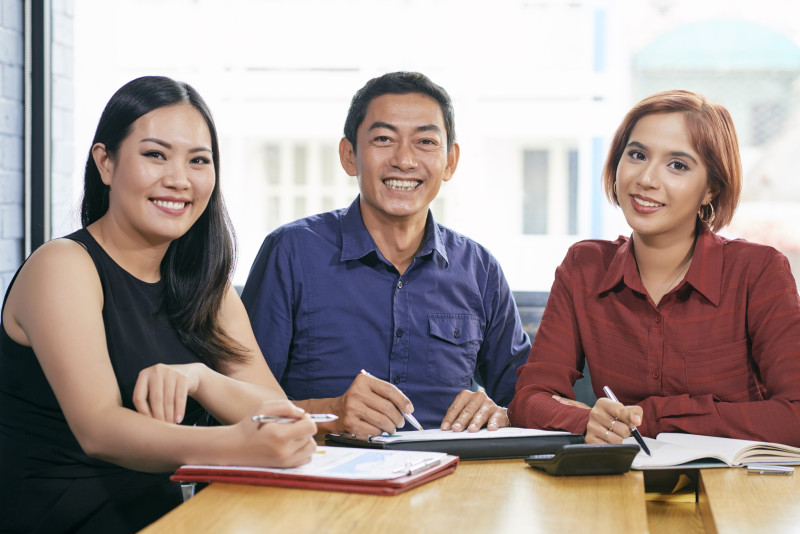
#> input picture images/person3.jpg, 800 x 534 px
$ python saveFace1.py
#> lines starting #> are read from the running program, lines starting #| are printed output that depends on the picture; after the words box and inside, x2 and y2 are one past the last pixel; in counts of white or black regions, pixels touching at a corner belong together
import cv2

# get the detect classifier
casc_path = cv2.data.haarcascades + "haarcascade_frontalface_default.xml"
faceCascade = cv2.CascadeClassifier(casc_path)

# get the image from the path
imagename = "images/person3.jpg" # change image if you wish
image = cv2.imread(imagename)
#> image is the input picture: shape (534, 800, 3); mean B, G, R 145.1, 148.6, 163
faces = faceCascade.detectMultiScale(image, scaleFactor=1.1, minNeighbors=5, minSize=(30,30), flags = cv2.CASCADE_SCALE_IMAGE)
#> faces = [[602, 119, 108, 108], [349, 95, 110, 110], [111, 109, 121, 121]]
count = 1
for (x,y,w,h) in faces:
    # draw a rectangle around each face
    cv2.rectangle(image, (x,y), (x+w,y+h), (128,255,0), 2)
    filename = "images/face" + str(count)+ ".jpg"  # set the face image name
    image1 = image[y: y + h, x: x + w]       # get the face image
    image2 = cv2.resize(image1, (400, 400))  # resize
    cv2.imwrite(filename, image2)
    count += 1
#> this loop made 3 passes
#> pass 1, `image1 = image[y: y + h, x: x + w]`:
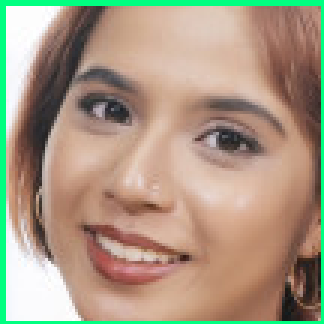
#> image1: shape (108, 108, 3) (shown 3 times larger); mean B, G, R 130.8, 152.5, 169.1
#> pass 1, `image2 = cv2.resize(image1, (400, 400))`:
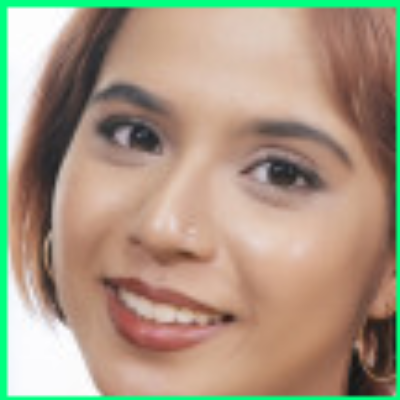
#> image2: shape (400, 400, 3); mean B, G, R 130.6, 152.3, 169
#> pass 2, `image1 = image[y: y + h, x: x + w]`:
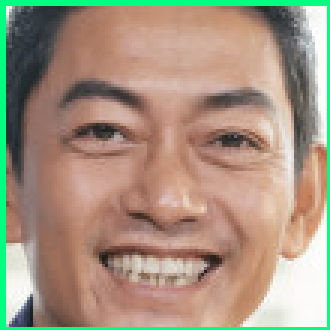
#> image1: shape (110, 110, 3) (shown 3 times larger); mean B, G, R 128.5, 148.7, 165
#> pass 2, `image2 = cv2.resize(image1, (400, 400))`:
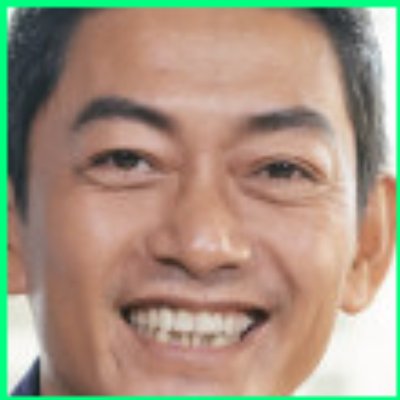
#> image2: shape (400, 400, 3); mean B, G, R 128.4, 148.5, 164.9
#> after the loop:
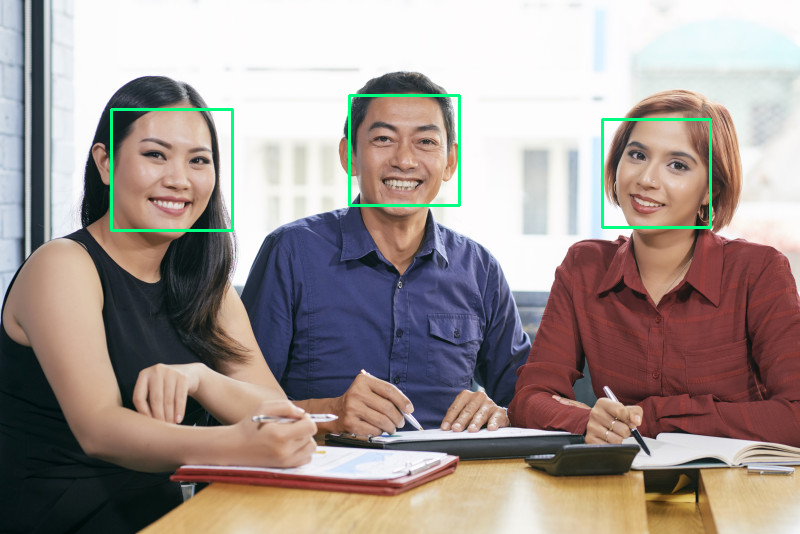
#> image: shape (534, 800, 3); 0.95% of pixels changed, all inside (x1, y1, x2, y2) = (110, 94, 712, 232)
#> after the loop:
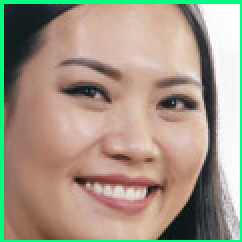
#> image1: shape (121, 121, 3) (shown 2 times larger); mean B, G, R 134.4, 151.3, 164.1
#> after the loop, count = 4

# show the image
cv2.namedWindow("facedetect")
cv2.imshow("facedetect", image)
cv2.waitKey(0)
cv2.destroyWindow("facedetect")

$ run again, with images/person5.jpg copied over images/person3.jpg
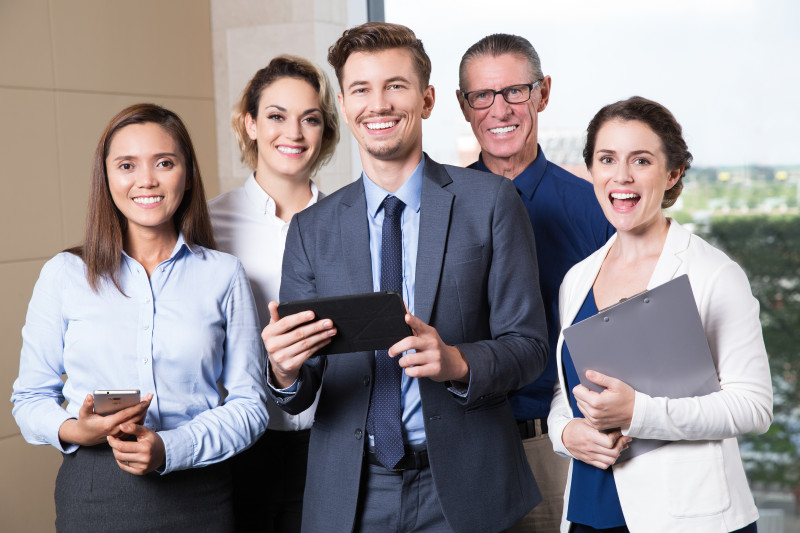
#> input picture images/person5.jpg, 800 x 533 px
#> image is the input picture: shape (533, 800, 3); mean B, G, R 145.5, 142.3, 149
#> faces = [[580, 123, 91, 91], [247, 84, 86, 86], [332, 50, 95, 95], [100, 128, 90, 90], [454, 57, 94, 94]]
#> the loop `for (x,y,w,h) in faces:` made 5 passes
#> pass 1, `image2 = cv2.resize(image1, (400, 400))`:
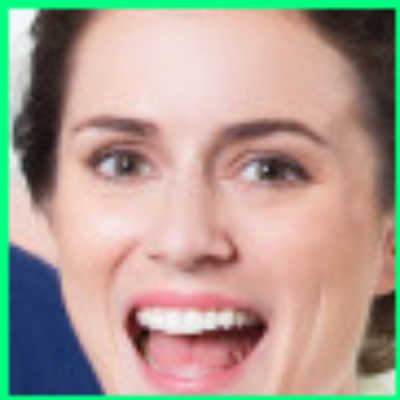
#> image2: shape (400, 400, 3); mean B, G, R 145.1, 157.9, 173
#> after the loop `for (x,y,w,h) in faces:`:
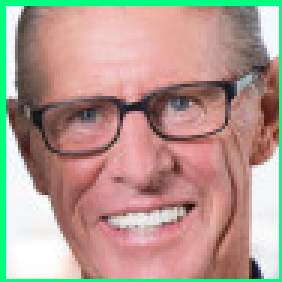
#> image1: shape (94, 94, 3) (shown 3 times larger); mean B, G, R 144, 155.3, 179
#> after the loop `for (x,y,w,h) in faces:`: count = 6
